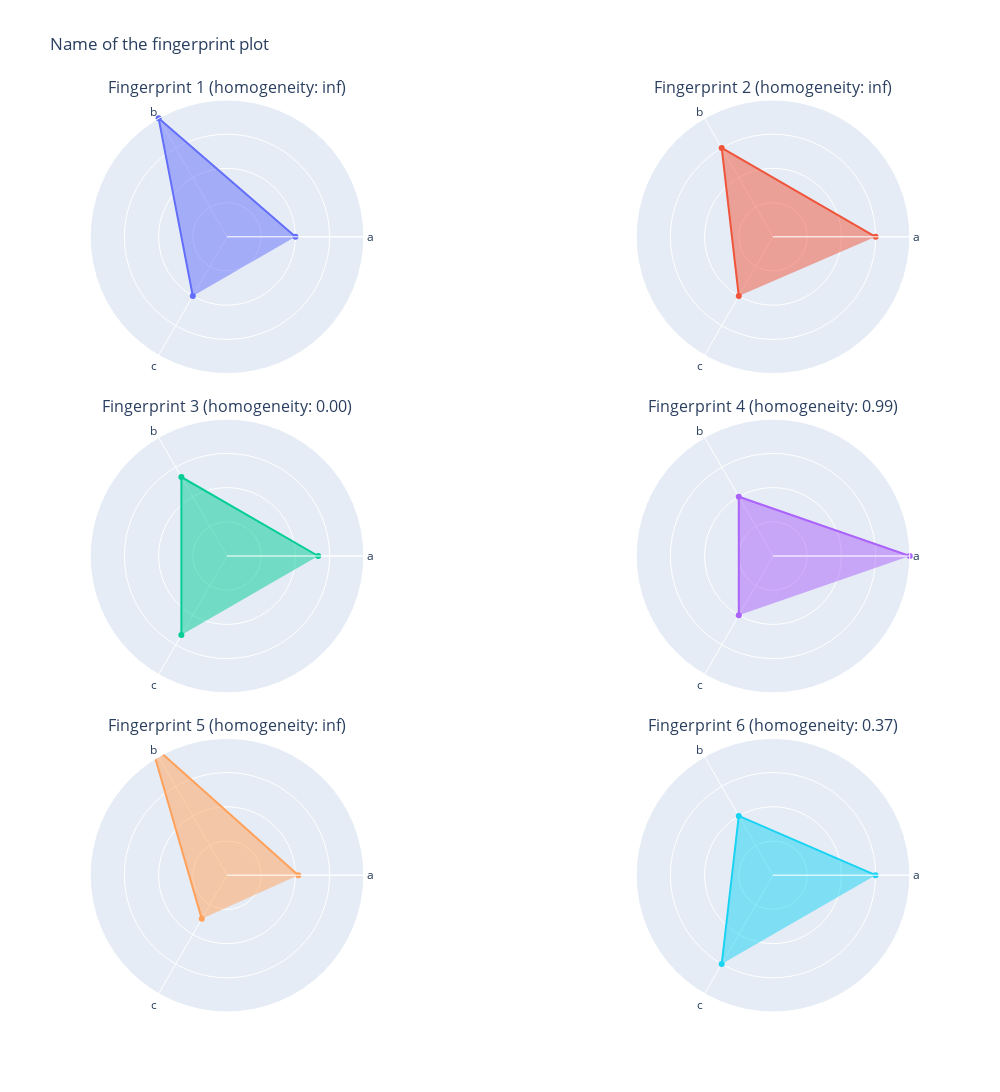

Here is the notebook cell this chart was saved with:
### Code cell
observable_patterns_result['spider_plots']

### Figure 1 — Plotly figure (JSON) as saved in the notebook; plotly's stock layout.template omitted (floating-point values rounded to 4 significant figures)
{"data": [{"fill": "toself", "r": [0.000634, 0.9996, -0.0002111], "subplot": "polar", "theta": ["a", "b", "c"], "type": "scatterpolar"}, {"fill": "toself", "r": [0.5, 0.5001, -8.094e-05], "subplot": "polar2", "theta": ["a", "b", "c"], "type": "scatterpolar"}, {"fill": "toself", "r": [0.3333, 0.3333, 0.3334], "subplot": "polar3", "theta": ["a", "b", "c"], "type": "scatterpolar"}, {"fill": "toself", "r": [0.9993, 0.0004138, 0.0002908], "subplot": "polar4", "theta": ["a", "b", "c"], "type": "scatterpolar"}, {"fill": "toself", "r": [0.04299, 1.22, -0.2629], "subplot": "polar5", "theta": ["a", "b", "c"], "type": "scatterpolar"}, {"fill": "toself", "r": [0.4998, 0.0004376, 0.4998], "subplot": "polar6", "theta": ["a", "b", "c"], "type": "scatterpolar"}], "layout": {"annotations": [{"font": {"size": 16}, "showarrow": false, "text": "Fingerprint 1 (homogeneity: inf)", "x": 0.175, "xanchor": "center", "xref": "paper", "y": 1, "yanchor": "bottom", "yref": "paper"}, {"font": {"size": 16}, "showarrow": false, "text": "Fingerprint 2 (homogeneity: inf)", "x": 0.825, "xanchor": "center", "xref": "paper", "y": 1, "yanchor": "bottom", "yref": "paper"}, {"font": {"size": 16}, "showarrow": false, "text": "Fingerprint 3 (homogeneity: 0.00)", "x": 0.175, "xanchor": "center", "xref": "paper", "y": 0.65, "yanchor": "bottom", "yref": "paper"}, {"font": {"size": 16}, "showarrow": false, "text": "Fingerprint 4 (homogeneity: 0.99)", "x": 0.825, "xanchor": "center", "xref": "paper", "y": 0.65, "yanchor": "bottom", "yref": "paper"}, {"font": {"size": 16}, "showarrow": false, "text": "Fingerprint 5 (homogeneity: inf)", "x": 0.175, "xanchor": "center", "xref": "paper", "y": 0.3, "yanchor": "bottom", "yref": "paper"}, {"font": {"size": 16}, "showarrow": false, "text": "Fingerprint 6 (homogeneity: 0.37)", "x": 0.825, "xanchor": "center", "xref": "paper", "y": 0.3, "yanchor": "bottom", "yref": "paper"}], "height": 1500, "paper_bgcolor": "rgba(0, 0, 0, 0)", "plot_bgcolor": "rgba(0, 0, 0, 0)", "polar": {"domain": {"x": [0, 0.35], "y": [0.7, 1]}, "radialaxis": {"range": [-1, 1], "showticklabels": false, "visible": true}}, "polar2": {"domain": {"x": [0.65, 1.0], "y": [0.7, 1]}, "radialaxis": {"range": [-1, 1], "showticklabels": false, "visible": true}}, "polar3": {"domain": {"x": [0, 0.35], "y": [0.35, 0.65]}, "radialaxis": {"range": [-1, 1], "showticklabels": false, "visible": true}}, "polar4": {"domain": {"x": [0.65, 1.0], "y": [0.35, 0.65]}, "radialaxis": {"range": [-1, 1], "showticklabels": false, "visible": true}}, "polar5": {"domain": {"x": [0, 0.35], "y": [0, 0.3]}, "radialaxis": {"range": [-1, 1], "showticklabels": false, "visible": true}}, "polar6": {"domain": {"x": [0.65, 1.0], "y": [0, 0.3]}, "radialaxis": {"range": [-1, 1], "showticklabels": false, "visible": true}}, "showlegend": false, "title": {"text": "Name of the fingerprint plot"}, "width": 1000}}
